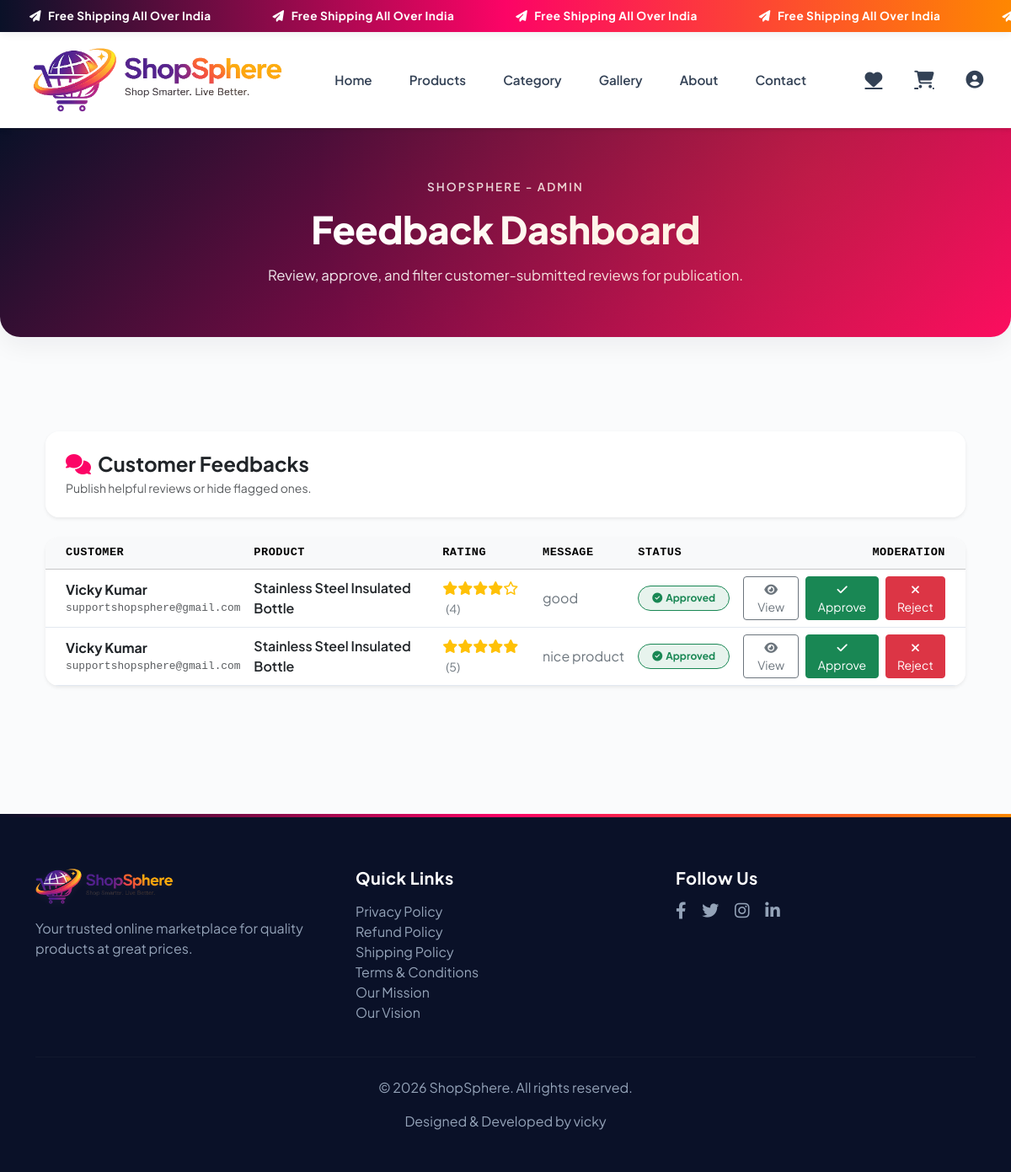
Screenshot of /admin-dashboard/feedback/ (signed in) with the database file from the repository.
### shopsphere/models.py (models this page shows, shortened)
class Announcement(models.Model):
    text = models.CharField(max_length=255, help_text="Announcement text (e.g. Free Shipping All Over India)")
    link = models.URLField(blank=True, null=True, help_text="Optional link when the bar is clicked")
    is_active = models.BooleanField(default=True, db_index=True, help_text="Designate if this announcement is displayed")
    created_at = models.DateTimeField(auto_now_add=True)
    class Meta:
        ordering = ('-created_at',)

class Feedback(models.Model):
    user = models.ForeignKey(CustomUser, on_delete=models.CASCADE)
    product = models.ForeignKey(Product, on_delete=models.CASCADE, related_name='feedbacks')
    message = models.TextField()
    rating = models.IntegerField(default=5)  # 1 to 5 stars
    is_approved = models.BooleanField(default=False)
    is_rejected = models.BooleanField(default=False)
    created_at = models.DateTimeField(auto_now_add=True)
    class Meta:
        ordering = ('-created_at',)

class CustomUser(AbstractUser):
    GENDER_CHOICES = (
        ('Male', 'Male'),
        ('Female', 'Female'),
        ('Other', 'Other'),
    )
    full_name = models.CharField(max_length=255)
    email = models.EmailField(unique=True)
    mobile_no = models.CharField(max_length=15)
    dob = models.DateField(null=True, blank=True)
    address = models.TextField()
    city = models.CharField(max_length=100, null=True, blank=True)
    pincode = models.CharField(max_length=10, null=True, blank=True)
    alternate_mobile_no = models.CharField(max_length=15, null=True, blank=True)
    profile_image = models.ImageField(upload_to='profiles/', null=True, blank=True)
    gender = models.CharField(max_length=10, choices=GENDER_CHOICES, null=True, blank=True)
    is_email_verified = models.BooleanField(default=False)

class Product(models.Model):
    name = models.CharField(max_length=200)
    slug = models.SlugField(max_length=200, unique=True)
    category = models.ForeignKey(Category, on_delete=models.CASCADE, related_name='products')
    description = models.TextField(blank=True)
    price = models.DecimalField(max_digits=10, decimal_places=2)
    discount_price = models.DecimalField(max_digits=10, decimal_places=2, null=True, blank=True)
    stock = models.IntegerField(default=0)
    is_available = models.BooleanField(default=True, db_index=True)
    image = models.ImageField(upload_to='products/', null=True, blank=True)
    sku = models.CharField(max_length=100, unique=True, blank=True, null=True)
    created_at = models.DateTimeField(auto_now_add=True, db_index=True)
    updated_at = models.DateTimeField(auto_now=True)
    class Meta:
        ordering = ('-created_at',)

### shopsphere/views.py (the view)
# urls.py: path('admin-dashboard/feedback/', feedback_admin_view, name='feedback_admin'),
def feedback_admin_view(request):
    if not request.user.is_authenticated:
        messages.warning(request, 'Please log in to access the feedback dashboard.')
        return redirect('login')
    feedbacks = Feedback.objects.all().select_related('user', 'product')
    return render(request, 'feedback_admin.html', {'feedbacks': feedbacks})

### shopsphere/context_processors.py (called while the page is built)
def announcements(request):
    active_announcement = Announcement.objects.filter(is_active=True).first()
    return {
        'active_announcement': active_announcement
    }

### templates/feedback_admin.html (shortened to what this page needs)
{% extends 'base.html' %}
{% load static %}
{% block page_header_banner %}
<div class="container-fluid page-header-section">
    <div class="container">
        <p class="page-header-subtitle">SHOPSPHERE - ADMIN</p>
        <h1 class="page-header-title">Feedback Dashboard</h1>
        <p class="page-header-description">Review, approve, and filter customer-submitted reviews for publication.</p>
    </div>
</div>
{% endblock %}
{% block content %}
<div class="container py-5">
    <div class="row">
        <div class="col-lg-12">
            <div class="card border-0 shadow-sm p-4 mb-4" style="background: rgba(255, 255, 255, 0.9); backdrop-filter: blur(10px);">
                <div>
                    <h4 class="fw-bold mb-1 text-dark"><i class="fas fa-comments text-primary me-2"></i>Customer Feedbacks</h4>
                    <p class="text-muted small mb-0">Publish helpful reviews or hide flagged ones.</p>
                </div>
            </div>
            <div class="card border-0 shadow-sm">
                <div class="table-responsive">
                    <table class="table align-middle table-hover mb-0">
                        <thead class="table-light">
                            <tr class="text-uppercase text-secondary font-monospace" style="font-size: 0.85rem; letter-spacing: 0.5px;">
                                <th class="ps-4">Customer</th>
                                <th>Product</th>
                                <th>Rating</th>
                                <th>Message</th>
                                <th>Status</th>
                                <th class="pe-4 text-end">Moderation</th>
                            </tr>
                        </thead>
                        <tbody>
                            {% for fb in feedbacks %}
                            <tr id="fb-row-{{ fb.id }}">
                                <td class="ps-4">
                                    <div class="fw-bold text-dark">{{ fb.user.full_name }}</div>
                                    <div class="text-muted small font-monospace" style="font-size: 0.8rem;">{{ fb.user.email }}</div>
                                </td>
                                <td>
                                    <span class="fw-semibold text-dark">{{ fb.product.name }}</span>
                                </td>
                                <td>
                                    <span class="text-warning">
                                        {% if fb.rating == 5 %}
                                            <i class="fas fa-star"></i><i class="fas fa-star"></i><i class="fas fa-star"></i><i class="fas fa-star"></i><i class="fas fa-star"></i>
                                        {% elif fb.rating == 4 %}
                                            <i class="fas fa-star"></i><i class="fas fa-star"></i><i class="fas fa-star"></i><i class="fas fa-star"></i><i class="far fa-star"></i>
                                        {% elif fb.rating == 3 %}
                                            <i class="fas fa-star"></i><i class="fas fa-star"></i><i class="fas fa-star"></i><i class="far fa-star"></i><i class="far fa-star"></i>
                                        {% elif fb.rating == 2 %}
                                            <i class="fas fa-star"></i><i class="fas fa-star"></i><i class="far fa-star"></i><i class="far fa-star"></i><i class="far fa-star"></i>
                                        {% else %}
                                            <i class="fas fa-star"></i><i class="far fa-star"></i><i class="far fa-star"></i><i class="far fa-star"></i><i class="far fa-star"></i>
                                        {% endif %}
                                    </span>
                                    <small class="text-secondary ms-1">({{ fb.rating }})</small>
                                </td>
                                <td style="max-width: 250px;">
                                    <div class="text-truncate text-secondary" id="fb-msg-{{ fb.id }}">{{ fb.message }}</div>
                                </td>
                                <td id="status-badge-{{ fb.id }}">
                                    {% if fb.is_approved %}
                                        <span class="badge bg-light-success py-2 px-3 rounded-pill text-success border border-success" style="background-color: rgba(25, 135, 84, 0.1);"><i class="fas fa-check-circle me-1"></i>Approved</span>
                                    {% elif fb.is_rejected %}
                                        <span class="badge bg-light-danger py-2 px-3 rounded-pill text-danger border border-danger" style="background-color: rgba(220, 53, 69, 0.1);"><i class="fas fa-times-circle me-1"></i>Rejected</span>
                                    {% else %}
                                        <span class="badge bg-light-warning py-2 px-3 rounded-pill text-warning border border-warning" style="background-color: rgba(255, 193, 7, 0.1);"><i class="fas fa-clock fa-spin me-1"></i>Pending</span>
                                    {% endif %}
                                </td>
                                <td class="pe-4 text-end">
                                    <div class="d-flex justify-content-end gap-2">
                                        <button class="btn btn-sm btn-outline-secondary view-fb-btn" data-fb-id="{{ fb.id }}" data-customer="{{ fb.user.full_name }}" data-email="{{ fb.user.email }}" data-product="{{ fb.product.name }}" data-rating="{{ fb.rating }}" data-message="{{ fb.message }}" title="Read Full Feedback">
                                            <i class="fas fa-eye"></i> View
                                        </button>
                                        <button class="btn btn-sm btn-success approve-fb-btn" data-fb-id="{{ fb.id }}" title="Approve">
                                            <i class="fas fa-check"></i> Approve
                                        </button>
                                        <button class="btn btn-sm btn-danger reject-fb-btn" data-fb-id="{{ fb.id }}" title="Reject">
                                            <i class="fas fa-times"></i> Reject
                                        </button>
                                    </div>
                                </td>
                            </tr>
                            {% endfor %}
                        </tbody>
                    </table>
                </div>
            </div>
        </div>
    </div>
</div>
{% endblock %}

### templates/base.html (shortened to what this page needs)
{% load static %}
<!DOCTYPE html>
<html lang="en">
<head>
    <link href="https://cdn.jsdelivr.net/npm/bootstrap@5.3.3/dist/css/bootstrap.min.css" rel="stylesheet"
>
    <link rel="stylesheet" href="https://cdnjs.cloudflare.com/ajax/libs/font-awesome/6.4.0/css/all.min.css"
 />
</head>
<body>
    <div class="sticky-top shadow-sm" style="z-index: 1030;">
        {% if active_announcement %}
        <div class="announcement-bar">
            <div class="announcement-track">
                <span><i class="fas fa-paper-plane me-2"></i>{{ active_announcement.text }}</span>
                <span><i class="fas fa-paper-plane me-2"></i>{{ active_announcement.text }}</span>
                <span><i class="fas fa-paper-plane me-2"></i>{{ active_announcement.text }}</span>
                <span><i class="fas fa-paper-plane me-2"></i>{{ active_announcement.text }}</span>
                <span><i class="fas fa-paper-plane me-2"></i>{{ active_announcement.text }}</span>
            </div>
        </div>
        {% endif %}
        <nav class="navbar navbar-expand-lg navbar-light bg-light">
            <div class="container-fluid px-4">
                <div class="d-flex w-100 align-items-center">
                    <a class="navbar-brand me-auto" href="{% url 'home' %}">
                        <img src="{% static 'images/logo.png1.png' %}?v=2" alt="ShopSphere Logo">
                    </a>
                    <div class="collapse navbar-collapse flex-grow-0 mx-auto" id="navbarNav">
                        <ul class="navbar-nav text-center">
                            <li class="nav-item">
                                <a class="nav-link" href="{% url 'home' %}">Home</a>
                            </li>
                            <li class="nav-item">
                                <a class="nav-link" href="{% url 'product' %}">Products</a>
                            </li>
                            <li class="nav-item">
                                <a class="nav-link" href="{% url 'category' %}">Category</a>
                            </li>
                            <li class="nav-item">
                                <a class="nav-link" href="{% url 'gallery' %}">Gallery</a>
                            </li>
                            <li class="nav-item">
                                <a class="nav-link" href="{% url 'about_us' %}">About</a>
                            </li>
                            <li class="nav-item">
                                <a class="nav-link" href="{% url 'contact' %}">Contact</a>
                            </li>
                        </ul>
                    </div>
                    <div class="navbar-icons ms-auto">
                        <a href="{% url 'wishlist' %}" class="icon-btn" title="Wishlist">
                            <i class="fas fa-heart"></i>
                        </a>
                        <a href="{% url 'cart' %}" class="icon-btn" title="Shopping Cart">
                            <i class="fas fa-shopping-cart"></i>
                        </a>
                        {% if user.is_authenticated %}
                        <div class="dropdown profile-dropdown-container">
                            <button class="icon-btn" type="button" id="profileDropdown" data-bs-toggle="dropdown"
                                aria-expanded="false" title="Profile Menu"
                                style="background: none; border: none; outline: none;">
                                <i class="fas fa-user-circle"></i>
                            </button>
                        </div>
                        {% endif %}
                    </div>
                </div>
            </div>
        </nav>
    </div>
    {% block page_header_banner %}{% endblock %}
    <main class="py-4">
        <div class="container">
            {% block content %}{% endblock %}
        </div>
    </main>
    <footer>
        <div class="container">
            <div class="row">
                <div class="col-md-4 mb-3 mb-md-0">
                    <div class="mb-3">
                        <a href="{% url 'home' %}" class="d-inline-block">
                            <img src="{% static 'images/logo.png1.png' %}?v=2" alt="ShopSphere Logo"
                                class="footer-logo">
                        </a>
                    </div>
                    <p class="text-muted">Your trusted online marketplace for quality products at great prices.</p>
                </div>
                <div class="col-md-4 mb-3 mb-md-0">
                    <h5 class="mb-3">Quick Links</h5>
                    <ul class="list-unstyled">
                        <li><a href="{% url 'privacy_policy' %}" class="text-muted text-decoration-none">Privacy
                                Policy</a></li>
                        <li><a href="{% url 'refund_policy' %}" class="text-muted text-decoration-none">Refund
                                Policy</a></li>
                        <li><a href="{% url 'shipping_policy' %}" class="text-muted text-decoration-none">Shipping
                                Policy</a></li>
                        <li><a href="{% url 'terms_conditions' %}" class="text-muted text-decoration-none">Terms &
                                Conditions</a></li>
                        <li><a href="{% url 'our_mission' %}" class="text-muted text-decoration-none">Our Mission</a>
                        </li>
                        <li><a href="{% url 'our_vision' %}" class="text-muted text-decoration-none">Our Vision</a></li>
                    </ul>
                </div>
                <div class="col-md-4">
                    <h5 class="mb-3">Follow Us</h5>
                    <div>
                        <a href="#" class="text-muted me-3"><i class="fab fa-facebook-f"></i></a>
                        <a href="#" class="text-muted me-3"><i class="fab fa-twitter"></i></a>
                        <a href="#" class="text-muted me-3"><i class="fab fa-instagram"></i></a>
                        <a href="https://www.linkedin.com/feed/" class="text-muted" target="_blank" rel="noopener noreferrer"><i class="fab fa-linkedin-in"></i></a>
                    </div>
                </div>
            </div>
            <hr class="my-4">
            <div class="text-center text-muted">
                <p>&copy; 2026 ShopSphere. All rights reserved.</p>
                <p>Designed & Developed by vicky</p>
            </div>
        </div>
    </footer>
</body>
</html>

### rows the page displays
Announcement: text "Free Shipping All Over India"
Feedback: user.full_name "Vicky Kumar", user.email "supportshopsphere@gmail.com", product.name "Stainless Steel Insulated Bottle", rating "4", message "good", is_approved True (drawn)
Feedback: user.full_name "Vicky Kumar", user.email "supportshopsphere@gmail.com", product.name "Stainless Steel Insulated Bottle", rating "5", message "nice product", is_approved True (drawn)
